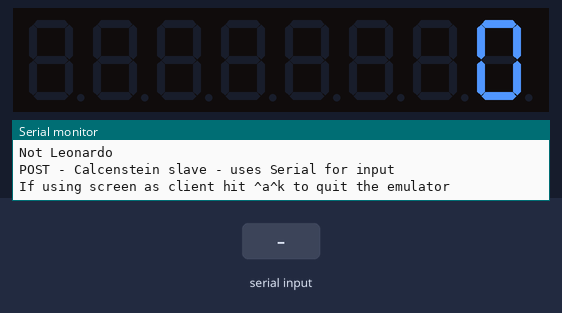
Recording of a sketch running on a simulated Arduino Uno, built with avr-gcc and run on an emulated ATmega328P. On the bench: 8-digit seven-segment display, the last lines printed to the serial monitor. The inputs (shaded band) are chosen by the test bench.

Above: at 1.3 s.
1.4 s: "90,45\n" received over Serial
At 2.1 s:
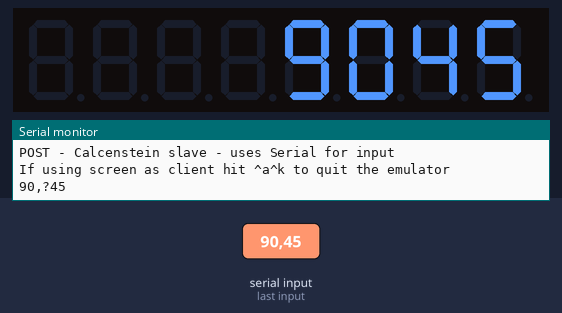
2.9 s: "90\n" received over Serial
At 4.1 s:
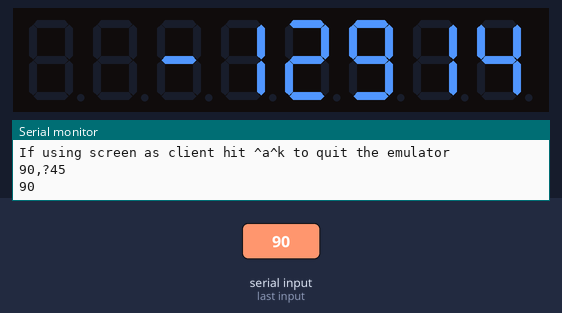
4.4 s: "C,45\n" received over Serial
At 5.4 s:
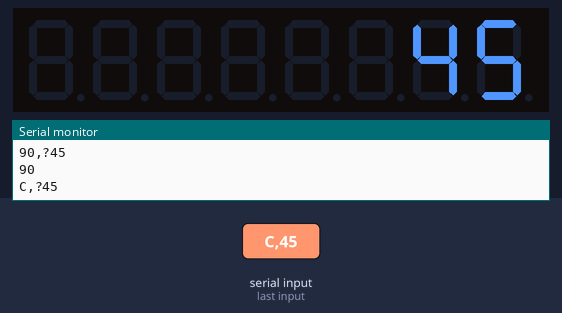
Timing chart, 0 to 7.4 s (numbered marks = the images above; inputs shaded):
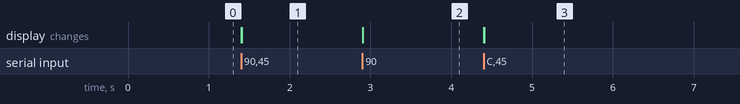

Measured:
- after the input at 1.4 s, the display: first changes at once (image 1 shows a later state)
- after the input at 2.9 s, the display: changes at once (image 2)
- after the input at 4.4 s, the display: first changes at once (image 3 shows a later state)

The sketch:

0102-Calcenstein-slave.ino
```cpp
/**************************
 * 0102-Calcenstein slave
 * ----------------------
 *
 * This program builds on the previous one (0101-Max7219 Panel Timer) by
 * implementing a simply calculator.
 * It leverages the function to output an arbitrary signed integer onto the
 * 8 digit LED Panel controlled by a Max7219 LED controller.
 *
 * The program only implements the addition and clear functions. There are plenty of
 * TODO's. Some of which include:
 * - implement the other operators (-, *, /)
 * - implement unary minus (to allow entry of negative numbers)
 * - implement floating point numbers
 * - implement precedence (i.e. 1 + 2 * 3 results in 9 which is incorrect)
 * - implement parenthesis (e.g. (1 + 2) * 3 is equal to 9)
 * - fix 32767 + 1.
 * - fix 32767 + (any number >=) 2
 * - implement operator replacement e.g. 1 + 2 * (oops, I meant +, not *)
 * - implement backspace (to remove a digit from the current input)
 * - implement CE (to clear the current entry)
 * - allow for chained operations e.g. 1 + 2 = + 3 = (should produce 3 then 6)
 * - implement a memory (MS, M+, MR and MC - for set, plus, recall and clear)
 *   - implement 10 memories identified by either a single digit (0-9) or letter (A-J)
 * - implement support for a keypad
 * - and no doubt more....
 *
 * To enable this program, import the following library into the Arduino IDE:
 * - LED Control, by Eberhard Fahle
 *   http://wayoda.github.io/LedControl/
 *
 * To use the program, a terminal emulator that can operate over "com" ports will
 * be helpful. Examples of suitable terminal emultors include:
 * - putty
 * - coolterm
 * - screen (linux, mac)
 * - hyperterminal
 * - and any one of a number of other options.
 * You can also use the Arduino Serial monitor, but it is not as convenient as a terminal emulator.
 * This is because after each character typed, you must click the send key in the Arduino monitor.
 *
 * The outcomes of this program are to learn:
 * - To understand that a PC can be used to send input to Arduino for it to action.
 * - To understand that the Arduino can be used as a peripheral to a PC.
 *   - To extrapolate that understanding to other connectivity options (e.g. Bluetooth).
 *
 * Examples of the LED module include:
 * - https://www.jaycar.com.au/8-digit-7-segment-display-module/p/XC3714
 * - https://hobbycomponents.com/displays/597-max7219-8-digit-seven-segment-display-module
 * - http://www.logicware.com.au/max7219-8-digit-red-led-digital-display-module-boa
 *
 * Arduino connections as follows:
 * - Pin 10   ->   CS (enable/LODA/LOAD)
 * - Pin 11   ->   CLK
 * - Pin 12   ->   DIN / Data
 *
 */
#include "LedControl.h"

/*
 Now we need a LedControl to work with.

   pin 12 is connected to the DataIn (or DIN)
   pin 11 is connected to the CLK
   pin 10 is connected to LOAD (or CS)

 We have only a single MAX72XX.
 */
LedControl lc = LedControl(12,11,10,1);

int wrk = 0;               // Work value used to accumulate digits.
int acc = 0;               // The accumulator is the running "total"
char op = '\0';            // The most recently entered operator.


/*************************************************
 * echo (char ch)
 *
 * output a character to the Serial device.
 * Handles certain special characters as follows:
 *    newline (0x0d) - add a linefeed (0x0a)
 */
void echo(char ch) {
  Serial.print(ch);
  if (ch == 0x0d) {       // If incoming character is a newline
    Serial.print('\n');   // output a linefeed (required for screen)
  }
}


/*************************************************
 * output (int number)
 *
 * Function to output an integer to the LED panel.
 * The number may be negative.
 * If the number requires more than 8 digits (including
 * the negative sign if required) will simply be truncated
 * at the most significant digits.
 *
 * For example, 1234567890 will be displayed as 34567890
 * and -1234567890 will be displayed as -4567890.
 *
 */
void output(int number) {
  int wrk = number;        // Put the number into a work variable
  bool negative = wrk < 0; // Is the number negative?
  int digitLimit = 8;      // Set the limit of digits to display.
  if (negative) {          // Adjust everything if the number is -ve.
    wrk = -wrk;            // Make it positive (so the math works)
    digitLimit = 7;        // Leave space for the - sign.
  }

  lc.clearDisplay(0);      // Clear remnants from last time.

  int digit = 0;           // Point to the digit we will output.
  do {                     // We must execute at least once.
    int val = wrk % 10;    // calculate the display value.
    wrk = wrk / 10;        // remove the least significant (units) digit.
                           // output it.
    lc.setDigit(0, digit, (byte) val, false);
    digit++;               // Point to the next digit.
                           // loop as long as there is more to display
                           // and we didn't overflow.
  } while (wrk > 0 && digit < digitLimit);

  if (negative) {          // if negative, output a minus sign.
    lc.setChar(0, digit, '-', false);
  }
}


/*************************************************
 * eval ()
 *
 * Function to evaluate any pending operations.
 * This will:
 * - update the accumulator in accordance with the pending operation
 * - clear the work variable (wrk) so it is ready to receive new data
 * - update the display with the new accumulator value.
 * - clear the pending operator.
 */
void eval() {
  switch (op) {
    case '+':         // TODO: Add -, * and /
      acc = acc + wrk;
      break;
    default:          // when there is no pending operator (i.e. after = or C)
      acc = wrk;      // set the accumulator to the working value.
      break;
  }
  output(acc);
  wrk = 0;
  op = '\0';
}

/*************************************************
 * process (char ch)
 *
 * Process a character received from the input.
 *
 * If the character is a:
 * - control character (e.g. newline), do nothing.
 * - digit, accumulate it to the work variable.
 * - operator (+ etc), evaluate the current pending operation
 *   and record the operator.
 * - equals (or space), evaluate the current pending operation
 *   and reset for a new calculation.
 *
 *  - anything else, output a ? character.
 */

void process(char ch) {
  if (ch < ' ') {
    return;
  }

  if (ch >= '0' && ch <= '9') {
    wrk = wrk * 10 + ch - '0';
    output(wrk);
  } else {
    switch (ch) {
      case 'C':         // Clear?
      case 'c':
        wrk = 0;
        acc = 0;
        output(0);
        break;
      case '+':         // TODO: Add -, * and /
        eval();
        op = ch;
        break;
      case '=':
      case ' ':
      // case 0x0d:
        eval();
          Serial.print("\nAnswer is: ");
        Serial.println(acc);
        acc = 0;
        break;
      default:
        echo('?');
        break;
    }
  }
}


/*************************************************
 * setup ()
 *
 * Initialise the hardware.
 *
 */

void setup() {
  Serial.begin(9600);
#ifdef ARDUINO_AVR_LEONARDO
  int tOut = 200;    // Wait up to 2000 ms (2 seconds) for the Serial port to initialise
  while (tOut && !Serial) {
    tOut--;
    delay(10);
  }
  Serial.println("Leonardo Serial initialisation complete.");
#else
  Serial.println("Not Leonardo");
#endif

  /*
   * The MAX72XX is in power-saving mode on startup,
   * we have to do a wakeup call
   */
  lc.shutdown(0,false);
  /* Set the brightness to a medium values */
  lc.setIntensity(0,4);
  /* Initialise the display with a zero */
  output(0);

  delay (100);
  Serial.println("POST - Calcenstein slave - uses Serial for input");
  Serial.println("If using screen as client hit ^a^k to quit the emulator");
}


/*************************************************
 * eval ()
 *
 * Read characters and process them one by one.
 *
 */
void loop() {
  while (Serial.available()) {
    char incoming = Serial.read();
    echo (incoming);
    process (incoming);
  }
}
```
